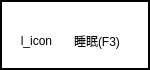
      <widget class="QFrame" name="frame_3">
       <property name="maximumSize">
        <size>
         <width>16777215</width>
         <height>16777215</height>
        </size>
       </property>
       <property name="palette">
        <palette>
         <active>
          <colorrole role="WindowText">
           <brush brushstyle="SolidPattern">
            <color alpha="255">
             <red>0</red>
             <green>0</green>
             <blue>0</blue>
            </color>
           </brush>
          </colorrole>
          <colorrole role="Button">
           <brush brushstyle="SolidPattern">
            <color alpha="255">
             <red>255</red>
             <green>255</green>
             <blue>255</blue>
            </color>
           </brush>
          </colorrole>
          <colorrole role="Light">
           <brush brushstyle="SolidPattern">
            <color alpha="255">
             <red>255</red>
             <green>255</green>
             <blue>255</blue>
            </color>
           </brush>
          </colorrole>
          <colorrole role="Midlight">
           <brush brushstyle="SolidPattern">
            <color alpha="255">
             <red>255</red>
             <green>255</green>
             <blue>255</blue>
            </color>
           </brush>
          </colorrole>
          <colorrole role="Dark">
           <brush brushstyle="SolidPattern">
            <color alpha="255">
             <red>127</red>
             <green>127</green>
             <blue>127</blue>
            </color>
           </brush>
          </colorrole>
          <colorrole role="Mid">
           <brush brushstyle="SolidPattern">
            <color alpha="255">
             <red>170</red>
             <green>170</green>
             <blue>170</blue>
            </color>
           </brush>
          </colorrole>
          <colorrole role="Text">
           <brush brushstyle="SolidPattern">
            <color alpha="255">
             <red>0</red>
             <green>0</green>
             <blue>0</blue>
            </color>
           </brush>
          </colorrole>
          <colorrole role="BrightText">
           <brush brushstyle="SolidPattern">
            <color alpha="255">
             <red>255</red>
             <green>255</green>
             <blue>255</blue>
            </color>
           </brush>
          </colorrole>
          <colorrole role="ButtonText">
           <brush brushstyle="SolidPattern">
            <color alpha="255">
             <red>0</red>
             <green>0</green>
             <blue>0</blue>
            </color>
           </brush>
          </colorrole>
          <colorrole role="Base">
           <brush brushstyle="SolidPattern">
            <color alpha="255">
             <red>255</red>
             <green>255</green>
             <blue>255</blue>
            </color>
           </brush>
          </colorrole>
          <colorrole role="Window">
           <brush brushstyle="SolidPattern">
            <color alpha="255">
             <red>255</red>
             <green>255</green>
             <blue>255</blue>
            </color>
           </brush>
          </colorrole>
          <colorrole role="Shadow">
           <brush brushstyle="SolidPattern">
            <color alpha="255">
             <red>0</red>
             <green>0</green>
             <blue>0</blue>
            </color>
           </brush>
          </colorrole>
          <colorrole role="AlternateBase">
           <brush brushstyle="SolidPattern">
            <color alpha="255">
             <red>255</red>
             <green>255</green>
             <blue>255</blue>
            </color>
           </brush>
          </colorrole>
          <colorrole role="ToolTipBase">
           <brush brushstyle="SolidPattern">
            <color alpha="255">
             <red>255</red>
             <green>255</green>
             <blue>220</blue>
            </color>
           </brush>
          </colorrole>
          <colorrole role="ToolTipText">
           <brush brushstyle="SolidPattern">
            <color alpha="255">
             <red>0</red>
             <green>0</green>
             <blue>0</blue>
            </color>
           </brush>
          </colorrole>
         </active>
         <inactive>
          <colorrole role="WindowText">
           <brush brushstyle="SolidPattern">
            <color alpha="255">
             <red>0</red>
             <green>0</green>
             <blue>0</blue>
            </color>
           </brush>
          </colorrole>
          <colorrole role="Button">
           <brush brushstyle="SolidPattern">
            <color alpha="255">
             <red>255</red>
             <green>255</green>
             <blue>255</blue>
            </color>
           </brush>
          </colorrole>
          <colorrole role="Light">
           <brush brushstyle="SolidPattern">
            <color alpha="255">
             <red>255</red>
             <green>255</green>
             <blue>255</blue>
            </color>
           </brush>
          </colorrole>
          <colorrole role="Midlight">
           <brush brushstyle="SolidPattern">
            <color alpha="255">
             <red>255</red>
             <green>255</green>
             <blue>255</blue>
            </color>
           </brush>
          </colorrole>
          <colorrole role="Dark">
           <brush brushstyle="SolidPattern">
            <color alpha="255">
             <red>127</red>
             <green>127</green>
             <blue>127</blue>
            </color>
           </brush>
          </colorrole>
          <colorrole role="Mid">
           <brush brushstyle="SolidPattern">
            <color alpha="255">
             <red>170</red>
             <green>170</green>
             <blue>170</blue>
            </color>
           </brush>
          </colorrole>
          <colorrole role="Text">
           <brush brushstyle="SolidPattern">
            <color alpha="255">
             <red>0</red>
             <green>0</green>
             <blue>0</blue>
            </color>
           </brush>
          </colorrole>
          <colorrole role="BrightText">
           <brush brushstyle="SolidPattern">
            <color alpha="255">
             <red>255</red>
             <green>255</green>
             <blue>255</blue>
            </color>
           </brush>
          </colorrole>
          <colorrole role="ButtonText">
           <brush brushstyle="SolidPattern">
            <color alpha="255">
             <red>0</red>
             <green>0</green>
             <blue>0</blue>
            </color>
           </brush>
          </colorrole>
          <colorrole role="Base">
           <brush brushstyle="SolidPattern">
            <color alpha="255">
             <red>255</red>
             <green>255</green>
             <blue>255</blue>
            </color>
           </brush>
          </colorrole>
          <colorrole role="Window">
           <brush brushstyle="SolidPattern">
            <color alpha="255">
             <red>255</red>
             <green>255</green>
             <blue>255</blue>
            </color>
           </brush>
          </colorrole>
          <colorrole role="Shadow">
           <brush brushstyle="SolidPattern">
            <color alpha="255">
             <red>0</red>
             <green>0</green>
             <blue>0</blue>
            </color>
           </brush>
          </colorrole>
          <colorrole role="AlternateBase">
           <brush brushstyle="SolidPattern">
            <color alpha="255">
             <red>255</red>
             <green>255</green>
             <blue>255</blue>
            </color>
           </brush>
          </colorrole>
          <colorrole role="ToolTipBase">
           <brush brushstyle="SolidPattern">
            <color alpha="255">
             <red>255</red>
             <green>255</green>
             <blue>220</blue>
            </color>
           </brush>
          </colorrole>
          <colorrole role="ToolTipText">
           <brush brushstyle="SolidPattern">
            <color alpha="255">
             <red>0</red>
             <green>0</green>
             <blue>0</blue>
            </color>
           </brush>
          </colorrole>
         </inactive>
         <disabled>
          <colorrole role="WindowText">
           <brush brushstyle="SolidPattern">
            <color alpha="255">
             <red>127</red>
             <green>127</green>
             <blue>127</blue>
            </color>
           </brush>
          </colorrole>
          <colorrole role="Button">
           <brush brushstyle="SolidPattern">
            <color alpha="255">
             <red>255</red>
             <green>255</green>
             <blue>255</blue>
            </color>
           </brush>
          </colorrole>
          <colorrole role="Light">
           <brush brushstyle="SolidPattern">
            <color alpha="255">
             <red>255</red>
             <green>255</green>
             <blue>255</blue>
            </color>
           </brush>
          </colorrole>
          <colorrole role="Midlight">
           <brush brushstyle="SolidPattern">
            <color alpha="255">
             <red>255</red>
             <green>255</green>
             <blue>255</blue>
            </color>
           </brush>
          </colorrole>
          <colorrole role="Dark">
           <brush brushstyle="SolidPattern">
            <color alpha="255">
             <red>127</red>
             <green>127</green>
             <blue>127</blue>
            </color>
           </brush>
          </colorrole>
          <colorrole role="Mid">
           <brush brushstyle="SolidPattern">
            <color alpha="255">
             <red>170</red>
             <green>170</green>
             <blue>170</blue>
            </color>
           </brush>
          </colorrole>
          <colorrole role="Text">
           <brush brushstyle="SolidPattern">
            <color alpha="255">
             <red>127</red>
             <green>127</green>
             <blue>127</blue>
            </color>
           </brush>
          </colorrole>
          <colorrole role="BrightText">
           <brush brushstyle="SolidPattern">
            <color alpha="255">
             <red>255</red>
             <green>255</green>
             <blue>255</blue>
            </color>
           </brush>
          </colorrole>
          <colorrole role="ButtonText">
           <brush brushstyle="SolidPattern">
            <color alpha="255">
             <red>127</red>
             <green>127</green>
             <blue>127</blue>
            </color>
           </brush>
          </colorrole>
          <colorrole role="Base">
           <brush brushstyle="SolidPattern">
            <color alpha="255">
             <red>255</red>
             <green>255</green>
             <blue>255</blue>
            </color>
           </brush>
          </colorrole>
          <colorrole role="Window">
           <brush brushstyle="SolidPattern">
            <color alpha="255">
             <red>255</red>
             <green>255</green>
             <blue>255</blue>
            </color>
           </brush>
          </colorrole>
          <colorrole role="Shadow">
           <brush brushstyle="SolidPattern">
            <color alpha="255">
             <red>0</red>
             <green>0</green>
             <blue>0</blue>
            </color>
           </brush>
          </colorrole>
          <colorrole role="AlternateBase">
           <brush brushstyle="SolidPattern">
            <color alpha="255">
             <red>255</red>
             <green>255</green>
             <blue>255</blue>
            </color>
           </brush>
          </colorrole>
          <colorrole role="ToolTipBase">
           <brush brushstyle="SolidPattern">
            <color alpha="255">
             <red>255</red>
             <green>255</green>
             <blue>220</blue>
            </color>
           </brush>
          </colorrole>
          <colorrole role="ToolTipText">
           <brush brushstyle="SolidPattern">
            <color alpha="255">
             <red>0</red>
             <green>0</green>
             <blue>0</blue>
            </color>
           </brush>
          </colorrole>
         </disabled>
        </palette>
       </property>
       <property name="autoFillBackground">
        <bool>true</bool>
       </property>
       <property name="frameShape">
        <enum>QFrame::WinPanel</enum>
       </property>
       <property name="frameShadow">
        <enum>QFrame::Plain</enum>
       </property>
       <widget class="QWidget" name="horizontalLayoutWidget_4">
        <property name="geometry">
         <rect>
          <x>0</x>
          <y>20</y>
          <width>141</width>
          <height>41</height>
         </rect>
        </property>
        <layout class="QHBoxLayout" name="horizontalLayout_5">
         <property name="leftMargin">
          <number>5</number>
         </property>
         <property name="rightMargin">
          <number>5</number>
         </property>
         <item>
          <widget class="QLabel" name="label_sleep">
           <property name="text">
            <string>l_icon</string>
           </property>
           <property name="alignment">
            <set>Qt::AlignCenter</set>
           </property>
          </widget>
         </item>
         <item>
          <widget class="QLabel" name="label_3">
           <property name="text">
            <string>睡眠(F3)</string>
           </property>
          </widget>
         </item>
        </layout>
       </widget>
      </widget>
